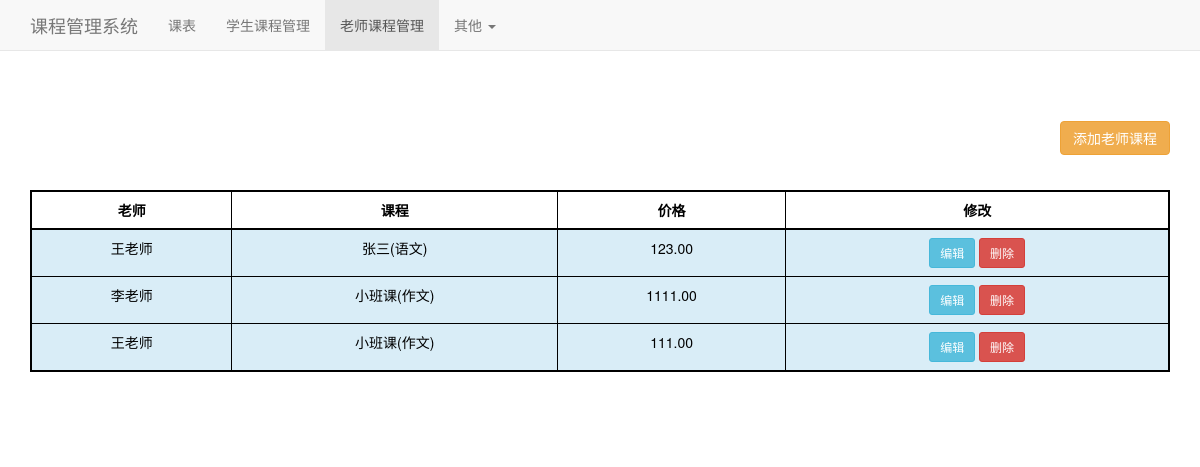
Screenshot of /lesson/teacher/ with the database file from the repository.
### lesson/models.py (models this page shows, shortened)
class LessonOfTeacher(models.Model):
    lesson = models.ForeignKey(verbose_name='课程信息', to=LessonInfo, on_delete=models.CASCADE)
    teacher = models.ForeignKey(verbose_name='老师信息', to='teacher.TeacherInfo', on_delete=models.CASCADE)
    price = models.DecimalField(verbose_name='老师课时费', max_digits=18, decimal_places=2)
    class Meta:
        verbose_name = '老师课程关系表'
        verbose_name_plural = verbose_name

class LessonInfo(models.Model):
    name = models.CharField(verbose_name='课程名称', max_length=50)
    subject = models.ForeignKey(verbose_name='科目种类', to=SubjectInfo, on_delete=models.CASCADE)
    class Meta:
        verbose_name = '课程信息'
        verbose_name_plural = verbose_name

### teacher/models.py (models this page shows, shortened)
class TeacherInfo(models.Model):
    name = models.CharField(verbose_name='老师姓名', max_length=50)
    gender = models.BooleanField(verbose_name='性别', default=False)
    account = models.CharField(verbose_name='账号', max_length=50, default=random_account)
    password = models.CharField(verbose_name='密码', max_length=40, default='fd3d69aafa0d649b44d7d6cdf4c6159937cadac5')
    class Meta:
        verbose_name = '老师信息'
        verbose_name_plural = verbose_name

### lesson/views.py (the view)
# urls.py: path('teacher/', TeacherLessonView.as_view()),
class TeacherLessonView(View):
    def get(self, request):
        teacher_list = TeacherInfo.objects.all()
        lesson_list = LessonInfo.objects.all()
        lesson_of_teacher_list = LessonOfTeacher.objects.all()
        context = {
            'title': '老师课程管理',
            'modal_title': '老师课程信息',
            'add_button': '添加老师课程',
            'teacher_list': teacher_list,
            'lesson_list': lesson_list,
            'lesson_of_teacher_list': lesson_of_teacher_list,
        }
        return render(request, 'lesson/teacheroflesson.html', context)

### templates/lesson/teacheroflesson.html (shortened to what this page needs)
{% extends "base.html" %}
{% block navbar %}
    <li><a href="/lesson/schedule/">课表</a></li>
    <li><a href="/lesson/student/">学生课程管理</a></li>
    <li class="active"><a href="/lesson/teacher/">老师课程管理</a></li>
    <li class="dropdown">
        <a href="#" class="dropdown-toggle" data-toggle="dropdown" role="button" aria-haspopup="true" aria-expanded="false">
            其他 <span class="caret"></span>
        </a>
    </li>
{% endblock navbar %}
{% block table %}
    <thead>
        <tr>
            <th>老师</th>
            <th>课程</th>
            <th>价格</th>
            <th>修改</th>
        </tr>
    </thead>
    <tbody >
        {% for lesson_of_teacher in lesson_of_teacher_list %}
        <tr class="info">
            <td class="student" value="{{ lesson_of_teacher.teacher.id }}">{{ lesson_of_teacher.teacher.name }}</td>
            <td class="lesson" value="{{ lesson_of_teacher.lesson.id }}">{{ lesson_of_teacher.lesson.name }}</td>
            <td class="price" value="{{ lesson_of_teacher.price }}">{{ lesson_of_teacher.price }}</td>
            <td>
                <button type="button" class="btn btn-info btn-sm" data-toggle="modal" data-target="#updateModal" onclick="update({{ lesson_of_teacher.id }})">编辑</button>
                <button type="button" class="btn btn-danger btn-sm"  onclick="delete_one({{ lesson_of_teacher.id }})">删除</button>
            </td>
        </tr>
        {% endfor %}
    </tbody>
{% endblock table %}

### static/css/main.css (style rules this page uses)
thead { border: 2px solid #000; }
tbody { border: 2px solid #000; }
.table-bordered tbody tr td, .table-bordered thead tr th, .table-bordered tbody tr th { border: 1px solid #000; }
.table th, .table td { text-align: center; }
.lesson { margin-bottom: 8px; background-color: #d9edf7; padding: 3px 0; cursor: pointer; }

### rows the page displays
LessonOfTeacher: teacher.name "王老师", lesson.name "张三(语文)", price "123.00"
LessonOfTeacher: teacher.name "李老师", lesson.name "小班课(作文)", price "1111.00"
LessonOfTeacher: teacher.name "王老师", lesson.name "小班课(作文)", price "111.00"

### other values shown
{{ add_button }} "添加老师课程"
